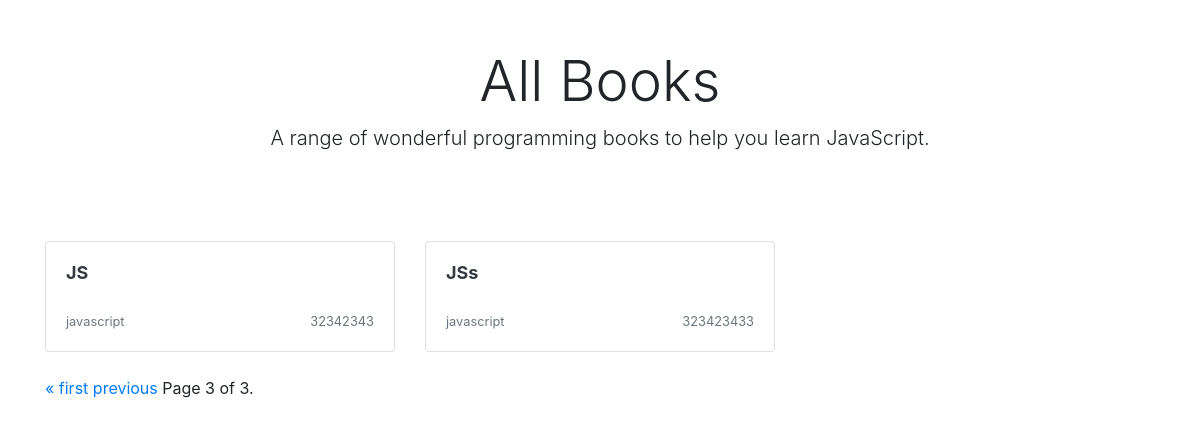
The page /books/?page=3 on the database its author committed.
### books/models.py (models this page shows, shortened)
class Books(models.Model):
    title = models.CharField(max_length=100)
    slug = models.SlugField(null=True)
    genre = models.CharField(max_length=100)
    author = models.CharField(max_length=100)
    isbn = models.IntegerField()
    count = models.IntegerField(null=True, default=0)

### books/views.py (the view)
# urls.py: path('', IndexView.as_view(), name='ex2'),
class IndexView(ListView):
    model = Books
    template_name = "home.html"
    context_object_name = 'books'
    paginate_by = 4

### books/templates/home.html (shortened to what this page needs)
    {% extends "base.html" %}
    {% block content %}
    <div class="container">
        <div class="px-3 py-3 pt-md-5 pb-md-4 mx-auto text-center">
            <h1 class="display-4">All Books</h1>
            <p class="lead">A range of wonderful programming books to help you learn JavaScript.</p>
        </div>
        <div class="py-5">
            <div class="row">
                {% for book in books %}
                <div class="col-md-4">
                    <a class="text-dark" href="{% url 'books:book-detail' slug=book.slug %}">
                        <div class="card mb-4 box-shadow">
                            <div class="card-body">
                                <h2 style="font-size:18px;font-weight:bold;min-height:42px;">
                                    {{book.title|truncatechars:50}}</h2>
                                <div class="d-flex justify-content-between align-items-center">
                                    <small class="text-muted">{{book.genre}}</small>
                                    <small class="text-muted">{{book.isbn}}</small>
                                </div>
                            </div>
                        </div>
                    </a>
                </div>
                {% endfor %}
            </div>
            <div class="row">
                <div class="col-12">
                    <span class="step-links">
                        {% if page_obj.has_previous %}
                        <a href="?page=1">&laquo; first</a>
                        <a href="?page={{ page_obj.previous_page_number }}">previous</a>
                        {% endif %}
                        <span class="current">
                            Page {{ page_obj.number }} of {{ page_obj.paginator.num_pages }}.
                        </span>
                    </span>
                </div>
            </div>
        </div>
    </div>
    {% endblock %}

### rows shown on the page
Books: title "JS", genre "javascript", isbn "32342343"
Books: title "JSs", genre "javascript", isbn "323423433"

### other values the page prints
{{ page_obj.number }} "3"
{{ page_obj.paginator.num_pages }} "3"
